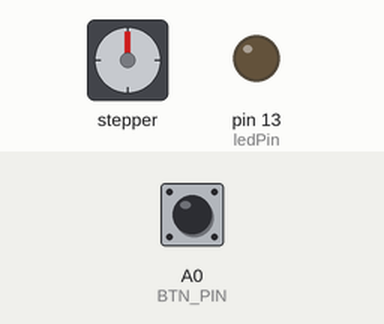
Recording of a sketch running on a simulated Arduino Uno, built with avr-gcc and run on an emulated ATmega328P. Parts: stepper motor, output pins drawn as LEDs (lit = HIGH). Inputs (shaded band) come from the test bench; at power-on: A0 (BTN_PIN) LOW. Stepper angles assume 2050 steps per turn.

Above: at 1.2 s.
1.3 s: A0 (BTN_PIN) pulled HIGH for 0.15 s
At 1.76 s:
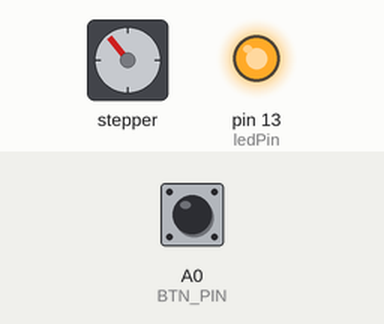
At 2.4 s:
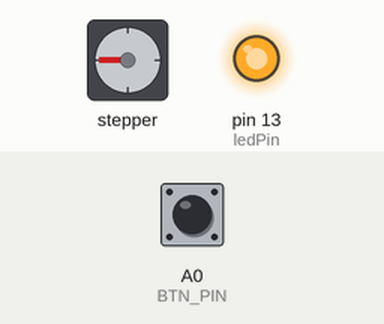
4.3 s: A0 (BTN_PIN) pulled HIGH for 1 s
At 4.45 s:
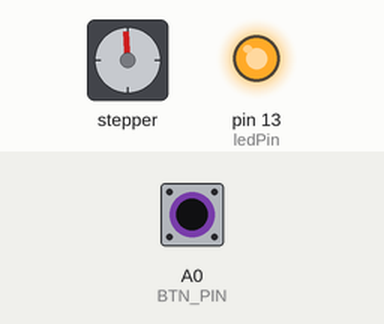
Timing chart, 0 to 7.8 s (numbered marks = the images above; inputs shaded):
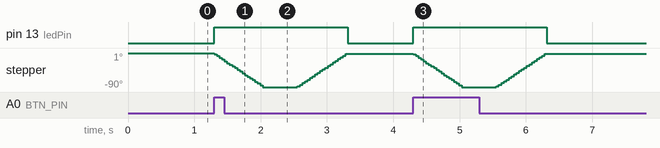

The sketch:

stepper_turnThenBack_example.ino
```cpp
// Push a button to make a stepper
// Turn 90 degrees, then back

#include <Stepper.h>

// Our stepper motor driver pins
#define STP_PIN1      1
#define STP_PIN2      4
#define STP_PIN3      7
#define STP_PIN4      8

#define BTN_PIN       A0

const int stepsPerRevolution = 2050;  // change this to fit the number of steps per
// revolution for your motor
const int buttonPin = BTN_PIN; // trigger the action with this pin
const int ledPin = 13;

int buttonState = 0;

// initialize the stepper library on pins 8 through 11:
// coil2, coil4, coil3, coil1
//Stepper myStepper(stepsPerRevolution, 8, 9, 10, 11);
Stepper myStepper(stepsPerRevolution, STP_PIN1, STP_PIN2, STP_PIN3, STP_PIN4);

void setup() {
  // set the speed at 20 rpm:
  myStepper.setSpeed(20);
  // initialize the LED pin as an output:
  pinMode(ledPin, OUTPUT);
  // initialize the pushbutton pin as an input:
  pinMode(buttonPin, INPUT);
}

void loop() {

  // read the state of the pushbutton value:
  buttonState = digitalRead(buttonPin);

  // check if the pushbutton is pressed.
  // if it is, the buttonState is HIGH:
  if (buttonState == HIGH) {
    // turn LED on:
    digitalWrite(ledPin, HIGH);
    turnThenBack(myStepper, 0.25, stepsPerRevolution, 0, 500);
  } else {
    // turn LED off:
    digitalWrite(ledPin, LOW);
  }
}

//turn the motor by the desired amount, pause, then turn back
// myStepper is your stepper object
// turnFraction is the amount to turn, as a fraction. E.g. 0.25 = quarter turn
// stepsPerRevolution is the number of steps for a complete revolution of your stepper
// clockwise is a bool. 1 = clockwise
// pauseTime is how long to wait before turning back
void turnThenBack(Stepper myStepper, float turnFraction, int stepsPerRevolution, bool clockwise, int pauseTime) {
  if (clockwise == 1) {
    // turn clockwise
    myStepper.step(stepsPerRevolution*turnFraction);
    delay(pauseTime);
    myStepper.step(-stepsPerRevolution*turnFraction);
    sleepMotor();
  } else {
    // turn anticlockwise
    myStepper.step(-stepsPerRevolution*turnFraction);
    delay(pauseTime);
    myStepper.step(stepsPerRevolution*turnFraction);
    sleepMotor();
  }
}

// Truns off the magnets in the stepper to
// prevent it getting hot
// THIS WILL ALLOW THE STEPPER to be turned manually!
void sleepMotor() {
  digitalWrite(STP_PIN1,LOW);
  digitalWrite(STP_PIN2,LOW);
  digitalWrite(STP_PIN3,LOW);
  digitalWrite(STP_PIN4,LOW);
}
```

Measured:
- after the input at 1.3 s, pin 13 (ledPin): LOW → HIGH at once, → LOW 2.0 s later; stepper: turns 90° counter-clockwise in 0.73 s, then 89° clockwise in 0.73 s
- after the input at 4.3 s, pin 13 (ledPin): LOW → HIGH at once, → LOW 2.0 s later; stepper: turns 89° counter-clockwise in 0.73 s, then 89° clockwise in 0.73 s
